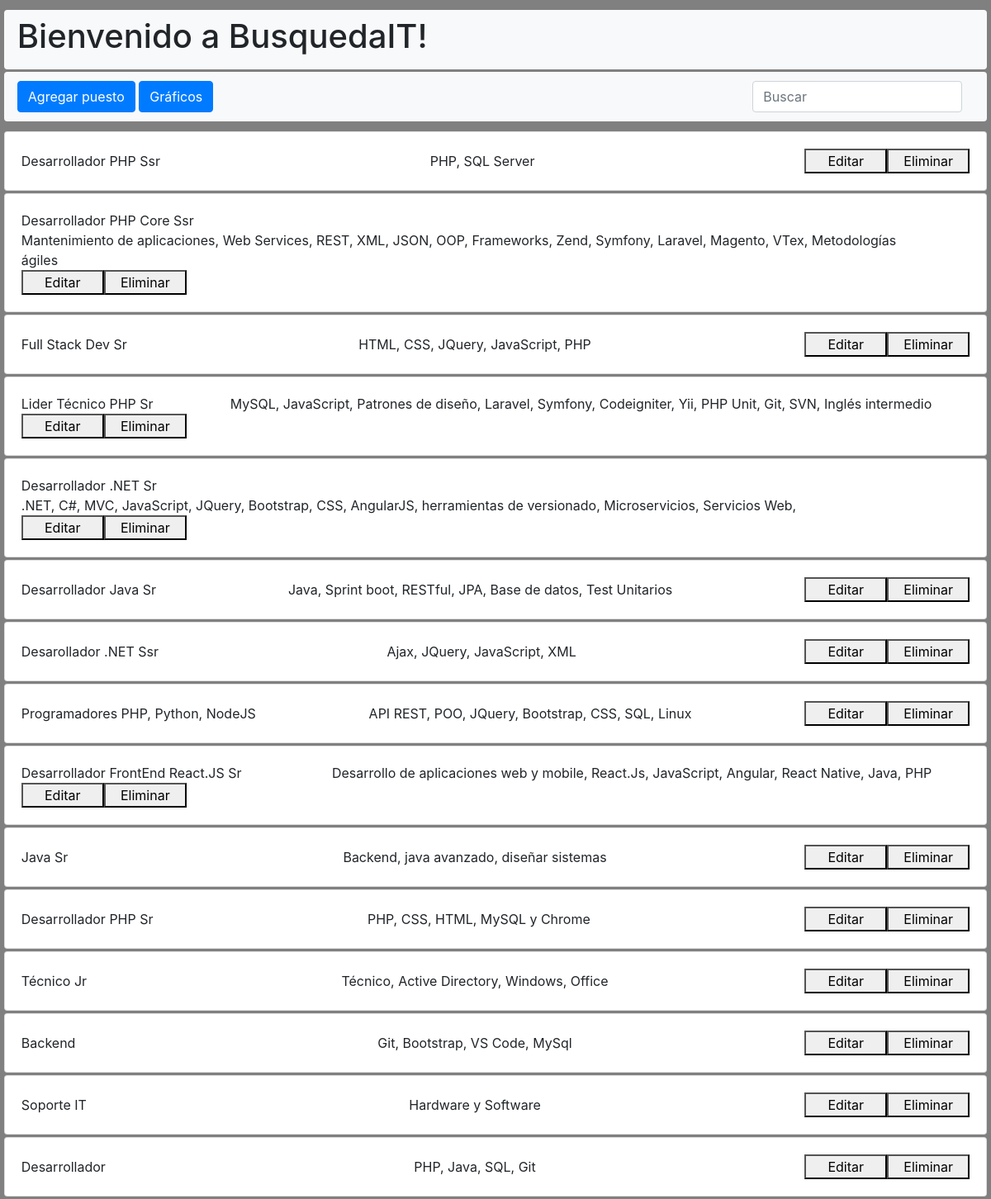
The page / on the database its author committed.
### tables this page shows
CREATE TABLE `puestos` (
  `id` int(11) NOT NULL AUTO_INCREMENT,
  `nombre` varchar(50) NOT NULL,
  `empresa` varchar(50) DEFAULT NULL,
  `nivel` varchar(50) DEFAULT NULL,
  `remuneracion` varchar(50) DEFAULT NULL,
  `habilidadesTecnicas` varchar(300) NOT NULL,
  `habilidadesBlandas` varchar(300) NOT NULL,
  `created_at` timestamp NOT NULL DEFAULT current_timestamp() ON UPDATE current_timestamp(),
  `updated_at` timestamp NOT NULL DEFAULT current_timestamp(),
  PRIMARY KEY (`id`)
);

### clases/BaseDeDatos.php (called while the page is built, shortened)
<?php
class BaseDeDatos {
    private $host   ="localhost";
    private $usuario="root";
    private $clave  ="";
    private $db     ="busquedalaboral";
    public  $conexion;
    public function __construct(){
        $this->conexion = new mysqli($this->host, $this->usuario, $this->clave,$this->db) or die(mysql_error());
        $this->conexion->set_charset("utf8");
    }
    public function mostrar($tabla){
        $resultado = $this->conexion->query("SELECT * FROM $tabla") or die($this->conexion->error);
        if($resultado)
            return $resultado->fetch_all(MYSQLI_ASSOC);
        return false;
    }
}
?>

### index.php (the view, shortened to what this page needs)
<?php
    require_once "clases/BaseDeDatos.php";
    $dataBase = new BaseDeDatos();
?>
<!DOCTYPE html="html">
<html lang="en">
    <head>
        <link rel="stylesheet" href="https://stackpath.bootstrapcdn.com/bootstrap/4.5.0/css/bootstrap.min.css">
        <link rel="stylesheet" href="css/style.css">
    </head>
    <body style="background: gray; width: 100%;">
        <div class="navbar bg-light" style="margin: 1% 0.4% 0.25% 0.4%; border-radius: 0.25rem;">
            <h1 style="width: 100%;">Bienvenido a BusquedaIT!</h1>
        </div>
        <div class="" style="position: absolute; bottom: 0; right: 0; height: 100px; z-index: 1060; position: fixed;">
        </div>
        <div class="navbar navbar-expand-lg navbar-light bg-light" style="display:flex; justify-content: space-between; margin: 0.25% 0.4% 1% 0.4%; border-radius: 0.25rem;">
            <div>
                <button type="button" class="btn btn-primary" data-toggle="modal" onclick="" data-target="#exampleModal">Agregar puesto</button>
                <button type="button" class="btn btn-primary" data-toggle="modal" data-target="#graficosModal">Gráficos</button>
            </div>
            <form class="form-inline my-2 my-lg-0">
                <input class="form-control mr-sm-2" type="search" placeholder="Buscar" aria-label="Search">
            </form>
        </div>
        <div id="Refresh"><?php
            $count = 0;
            $arrayBuff = [];
            $arrayID = 0;
            foreach ($dataBase->mostrar("puestos") as $buff){
                $arrayBuff []= $buff;
            }
            $arrayBuff = array_reverse($arrayBuff);
            foreach($arrayBuff as $buff){?>
                <div class="card" style="width: auto; margin: 0.25% 0.4%;">
                    <div class="card-body" style="display: flex; flex-direction: row; align-items: baseline; flex-wrap: wrap; justify-content: space-between; flex-grow: 1;"><?php
                    foreach($buff as $name => $value){
                        if($name == "id"){
                            $arrayID = $value;
                        }
                        if($name == "nombre" || $name == "habilidadesTecnicas"){
                            if($count == 1 ){?>
                                <div style="margin: 0px 0px; display:inline-block;width: auto; margin-right: 4%;" id="habilidadesTecnicas_<?php echo $arrayID; ?>"><?php echo $value; ?></div><div style="width: 10%; min-width:200px;"><button type="buttom" style="width: 50%;" data-toggle="modal" onclick="modificarPanel(<?php echo $arrayID;?>)"data-target="#editModal">Editar</button><button type="buttom" style="width: 50%;" data-toggle="modal" onclick="preDeletePuesto(<?php echo $arrayID;?>)" data-target="#deleteModal">Eliminar</button></div><?php
                                $count = 0; $arrayID = 0;
                            }
                            else{ ?>
                                <div style="margin: 0px 0px; width: auto; min-width: 150px;display:inline-block; margin-right: 4%;" id="nombre_<?php echo $arrayID; ?>"><?php
                                    echo $value;?>
                                </div><?php
                                $count++;
                            }
                        }
                    }?>
                    </div>
                </div><?php
            }?>
        </div>
    </body>
</html>

### css/style.css (style rules this page uses)
input { width: 90%!important; margin: 1% 5%; }
form { margin: 0px 0px; }

### rows shown on the page
puestos: $arrayID 15 (drawn), nombre "Desarrollador PHP Ssr", habilidadesTecnicas "PHP, SQL Server"
puestos: nombre "Desarrollador PHP Core Ssr", habilidadesTecnicas "Mantenimiento de aplicaciones, Web Services, REST, XML, JSON, OOP, Frameworks, Zend, Symfony, Laravel, Magento, VTex, Metodologías ágiles"
puestos: nombre "Full Stack Dev Sr", habilidadesTecnicas "HTML, CSS, JQuery, JavaScript, PHP"
puestos: nombre "Lider Técnico PHP Sr", habilidadesTecnicas "MySQL, JavaScript, Patrones de diseño, Laravel, Symfony, Codeigniter, Yii, PHP Unit, Git, SVN, Inglés intermedio"
puestos: nombre "Desarrollador .NET Sr", habilidadesTecnicas ".NET, C#, MVC, JavaScript, JQuery, Bootstrap, CSS, AngularJS, herramientas de versionado, Microservicios, Servicios Web,"
puestos: nombre "Desarrollador Java Sr", habilidadesTecnicas "Java, Sprint boot, RESTful, JPA, Base de datos, Test Unitarios"
puestos: nombre "Desarollador .NET Ssr", habilidadesTecnicas "Ajax, JQuery, JavaScript, XML"
puestos: nombre "Programadores PHP, Python, NodeJS", habilidadesTecnicas "API REST, POO, JQuery, Bootstrap, CSS, SQL, Linux"
puestos: nombre "Desarrollador FrontEnd React.JS Sr", habilidadesTecnicas "Desarrollo de aplicaciones web y mobile, React.Js, JavaScript, Angular, React Native, Java, PHP"
puestos: nombre "Java Sr", habilidadesTecnicas "Backend, java avanzado, diseñar sistemas"
puestos: nombre "Desarrollador PHP Sr", habilidadesTecnicas "PHP, CSS, HTML, MySQL y Chrome", $arrayID 5 (drawn)
puestos: nombre "Técnico Jr", habilidadesTecnicas "Técnico, Active Directory, Windows, Office"
puestos: nombre "Backend", habilidadesTecnicas "Git, Bootstrap, VS Code, MySql"
puestos: nombre "Soporte IT", habilidadesTecnicas "Hardware y Software"
puestos: $arrayID 1 (drawn), nombre "Desarrollador", habilidadesTecnicas "PHP, Java, SQL, Git"
